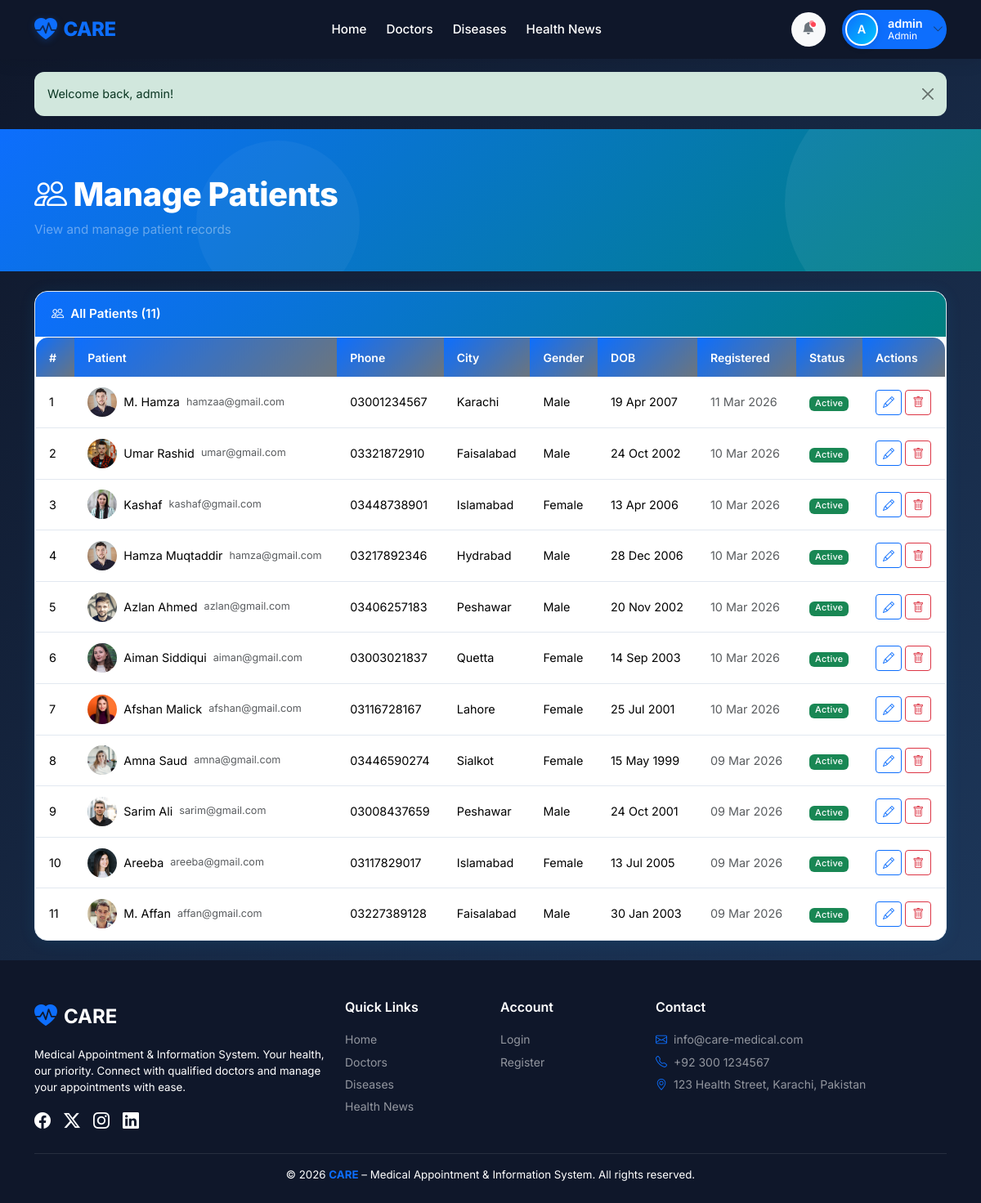
Screenshot of /admin/patients.php (signed in) with the database file from the repository.
### tables this page shows
CREATE TABLE `patients` (
  `id` int(11) NOT NULL,
  `user_id` int(11) NOT NULL,
  `full_name` varchar(100) NOT NULL,
  `phone` varchar(20) NOT NULL,
  `address` text NOT NULL,
  `city_id` int(11) NOT NULL,
  `profile_image` varchar(255) DEFAULT NULL,
  `date_of_birth` date DEFAULT NULL,
  `gender` enum('male','female','other') DEFAULT NULL,
  `created_at` timestamp NOT NULL DEFAULT current_timestamp()
);

CREATE TABLE `users` (
  `id` int(11) NOT NULL,
  `username` varchar(50) NOT NULL,
  `email` varchar(100) NOT NULL,
  `password` varchar(255) NOT NULL,
  `role` enum('admin','doctor','patient') NOT NULL,
  `status` enum('active','inactive') DEFAULT 'active',
  `created_at` timestamp NOT NULL DEFAULT current_timestamp(),
  `reset_token` varchar(255) DEFAULT NULL,
  `token_expiry` datetime DEFAULT NULL
);

CREATE TABLE `cities` (
  `id` int(11) NOT NULL,
  `city_name` varchar(100) NOT NULL,
  `status` enum('active','inactive') DEFAULT 'active',
  `created_at` timestamp NOT NULL DEFAULT current_timestamp()
);

### admin/patients.php (the view, shortened to what this page needs)
<?php
require_once '../config/db.php';
require_once '../includes/auth.php';
$patients = $conn->query("
    SELECT p.*, c.city_name, u.username, u.email, u.status AS user_status, p.profile_image
FROM patients p
JOIN cities c ON p.city_id = c.id
JOIN users  u ON p.user_id = u.id
ORDER BY p.created_at DESC
");
include '../includes/header.php';
?>
<div class="page-hero">
    <div class="container">
        <h1><i class="bi bi-people me-2 text-white"></i>Manage Patients</h1>
        <p class="mb-0 opacity-75 text-white-50">View and manage patient records</p>
    </div>
</div>
<div class="container py-4">
    <div class="care-card">
        <div class="card-header d-flex justify-content-between align-items-center">
            <span><i class="bi bi-people me-2"></i>All Patients (<?= $patients->num_rows ?>)</span>
        </div>
        <div class="card-body p-0">
            <div class="table-responsive">
                <table class="table care-table mb-0">
                    <thead>
                        <tr>
                            <th>#</th><th>Patient</th><th>Phone</th><th>City</th>
                            <th>Gender</th><th>DOB</th><th>Registered</th><th>Status</th><th>Actions</th>
                        </tr>
                    </thead>
                    <tbody>
                        <?php $i = 1; while ($p = $patients->fetch_assoc()): ?>
                        <tr>
                            <td><?= $i++ ?></td>
                            <td>
                                <div class="d-flex align-items-center gap-2">
                                    <?php if ($p['profile_image']): ?>
                                    <img src="../uploads/profiles/<?= e($p['profile_image']) ?>" style="width:36px;height:36px;border-radius:50%;object-fit:cover;">
                                    <?php else: ?>
                                    <div style="width:36px;height:36px;border-radius:50%;background:var(--care-blue-light);display:flex;align-items:center;justify-content:center;color:var(--care-primary);"><i class="bi bi-person"></i></div>
                                    <?php endif; ?>
                                <div class="fw-600"><?= e($p['full_name']) ?></div>
                                <small class="text-muted"><?= e($p['email']) ?></small>
                            </td>
                            <td><?= e($p['phone']) ?></td>
                            <td><?= e($p['city_name']) ?></td>
                            <td class="text-capitalize"><?= e($p['gender']) ?></td>
                            <td><?= $p['date_of_birth'] ? formatDate($p['date_of_birth']) : '-' ?></td>
                            <td class="small text-muted"><?= formatDate($p['created_at']) ?></td>
                            <td><?= statusBadge($p['user_status']) ?></td>
                            <td>
                                <button class="btn btn-outline-primary btn-sm edit-patient-btn"
                                        data-bs-toggle="modal"
                                        data-bs-target="#editPatientModal"
                                        data-id="<?= $p['id'] ?>"
                                        data-fullname="<?= e($p['full_name']) ?>"
                                        data-email="<?= e($p['email']) ?>"
                                        data-phone="<?= e($p['phone']) ?>"
                                        data-address="<?= e($p['address']) ?>"
                                        data-city="<?= $p['city_id'] ?>"
                                        data-gender="<?= e($p['gender']) ?>"
                                        data-dob="<?= e($p['date_of_birth']) ?>">
                                    <i class="bi bi-pencil"></i>
                                </button>
                                <form method="POST" class="d-inline">
                                    <button type="submit"
                                            class="btn btn-outline-danger btn-sm"
                                            data-confirm="Delete patient <?= e($p['full_name']) ?>?">
                                        <i class="bi bi-trash"></i>
                                    </button>
                                </form>
                            </td>
                        </tr>
                        <?php endwhile; ?>
                    </tbody>
                </table>
            </div>
        </div>
    </div>
</div>
<?php include '../includes/footer.php'; ?>

### includes/auth.php (shortened to what this page needs)
<?php
function e($string) {
    return htmlspecialchars($string ?? '', ENT_QUOTES, 'UTF-8');
}
function getFlash() {
    if (isset($_SESSION['flash'])) {
        $flash = $_SESSION['flash'];
        return $flash;
    }
    return null;
}
function showFlash() {
    $flash = getFlash();
    if ($flash) {
        $class = $flash['type'] === 'success' ? 'success' : ($flash['type'] === 'error' ? 'danger' : $flash['type']);
        echo '<div class="alert alert-' . $class . ' alert-dismissible fade show" role="alert">';
        if (is_array($flash['message'])) {
            echo '<ul class="mb-0' . (count($flash['message']) > 1 ? '' : ' list-unstyled') . '">';
            foreach ($flash['message'] as $msg) {
                echo '<li>' . e($msg) . '</li>';
            }
            echo '</ul>';
        } else {
            echo e($flash['message']);
        }
        echo '<button type="button" class="btn-close" data-bs-dismiss="alert"></button>';
        echo '</div>';
    }
}
function formatDate($date) {
    return date('d M Y', strtotime($date));
}
function statusBadge($status) {
    $colors = [
        'active'    => 'success',
        'inactive'  => 'secondary',
        'pending'   => 'warning',
        'approved'  => 'success',
        'cancelled' => 'danger',
        'completed' => 'primary',
        'available' => 'info',
        'booked'    => 'dark',
    ];
    $color = $colors[$status] ?? 'secondary';
    return '<span class="badge bg-' . $color . '">' . ucfirst($status) . '</span>';
}
?>

### assets/css/style.css (style rules this page uses)
:root { --care-primary: #0ea5e9; --care-secondary: #0284c7; --care-teal: #0d9488; --care-teal-light: #ccfbf1; --care-blue-light: #e0f2fe; --care-dark: #0f172a; --care-text: #1e293b; --care-muted: #6e748b; --care-border: #e2e8f0; --care-card-bg: #ffffff; --care-bg: #f0f9ff; --navbar-bg: #0f172a; --footer-bg: #0f172a; --shadow-sm: 0 1px 3px rgba(0, 0, 0, .08), 0 1px 2px rgba(0, 0, 0, .06); --shadow-md: 0 4px 6px -1px rgba(0, 0, 0, .1), 0 2px 4px -1px rgba(0, 0, 0, .06); --shadow-lg: 0 10px 15px -3px rgba(0, 0, 0, .1), 0 4px 6px -2px rgba(0, 0, 0, .05); --shadow-card: 0 2px 20px rgba(14, 165, 233, .10); --radius-sm: 0.5rem; --radius-md: 0.75rem; --radius-lg: 1rem; --radius-xl: 1.5rem; --transition: all 0.25s ease; }
*, *::before, *::after { box-sizing: border-box; }
html { scroll-behavior: smooth; }
body { font-family: 'Inter', system-ui, -apple-system, sans-serif; background: linear-gradient(135deg, #0f172a 0%, #1e3a5f 100%); color: var(--care-text); min-height: 100vh; display: flex; flex-direction: column; font-size: 0.95rem; }
.care-card { background: var(--care-card-bg); border: 1px solid var(--care-border); border-radius: var(--radius-lg); box-shadow: var(--shadow-card); transition: var(--transition); overflow: hidden; }
.care-card .card-header { background: linear-gradient(135deg, var(--care-primary), var(--care-teal)); color: #fff; border: none; font-weight: 600; padding: 1rem 1.25rem; transition: var(--transition); }
.care-table { border-radius: var(--radius-lg); overflow: hidden; box-shadow: var(--shadow-card); border: 1px solid var(--care-border); }
.care-table thead th { background: linear-gradient(135deg, var(--care-primary), var(--care-secondary)); color: #fff; font-weight: 600; border: none; padding: 0.85rem 1rem; font-size: 0.875rem; }
.care-table tbody tr { transition: var(--transition); border-color: var(--care-border); }
.care-table td { padding: 0.8rem 1rem; vertical-align: middle; font-size: 0.9rem; position: relative; z-index: 1; }
.page-hero { background: linear-gradient(135deg, var(--care-primary), var(--care-teal)); color: #fff; padding: 3.5rem 0 2.5rem; position: relative; overflow: hidden; }
.page-hero::before { content: ''; position: absolute; top: -60px; right: -60px; width: 300px; height: 300px; border-radius: 50%; background: rgba(255, 255, 255, .06); }
.page-hero::after { content: ''; position: absolute; bottom: -40px; left: 20%; width: 200px; height: 200px; border-radius: 50%; background: rgba(255, 255, 255, .04); }
.page-hero .container { position: relative; z-index: 1; }
.page-hero h1 { font-weight: 800; letter-spacing: -0.5px; }
.alert { border-radius: var(--radius-md); border: none; font-size: 0.9rem; }
.badge { font-weight: 500; letter-spacing: 0.3px; }

### assets/css/header.css (style rules this page uses)
:root { --care-primary: #0d6efd; --care-primary-dark: #0a58ca; --care-secondary: #6c757d; --care-teal: #008080; --care-teal-light: #e0f2f2; --care-blue-light: #f0f7ff; --care-white: #ffffff; --care-dark: #212529; --navbar-bg: #0f172a; --care-gray-100: #f8f9fa; --care-gray-200: #e9ecef; --care-shadow: 0 4px 20px rgba(0, 0, 0, 0.08); --care-transition: all 0.3s cubic-bezier(0.4, 0, 0.2, 1); }

### rows the page displays
patients: profile_image (picture), full_name "M. Hamza", user.email "hamzaa@gmail.com", phone "03001234567", city.city_name "Karachi", gender "Male", date_of_birth "19 Apr 2007", created_at "11 Mar 2026", user.status "Active"
patients: profile_image (picture), full_name "Umar Rashid", user.email "umar@gmail.com", phone "03321872910", city.city_name "Faisalabad", gender "Male", date_of_birth "24 Oct 2002", created_at "10 Mar 2026", user.status "Active"
patients: profile_image (picture), full_name "Kashaf", user.email "kashaf@gmail.com", phone "03448738901", city.city_name "Islamabad", gender "Female", date_of_birth "13 Apr 2006", created_at "10 Mar 2026", user.status "Active"
patients: profile_image (picture), full_name "Hamza Muqtaddir", user.email "hamza@gmail.com", phone "03217892346", city.city_name "Hydrabad", gender "Male", date_of_birth "28 Dec 2006", created_at "10 Mar 2026", user.status "Active"
patients: profile_image (picture), full_name "Azlan Ahmed", user.email "azlan@gmail.com", phone "03406257183", city.city_name "Peshawar", gender "Male", date_of_birth "20 Nov 2002", created_at "10 Mar 2026", user.status "Active"
patients: profile_image (picture), full_name "Aiman Siddiqui", user.email "aiman@gmail.com", phone "03003021837", city.city_name "Quetta", gender "Female", date_of_birth "14 Sep 2003", created_at "10 Mar 2026", user.status "Active"
patients: profile_image (picture), full_name "Afshan Malick", user.email "afshan@gmail.com", phone "03116728167", city.city_name "Lahore", gender "Female", date_of_birth "25 Jul 2001", created_at "10 Mar 2026", user.status "Active"
patients: profile_image (picture), full_name "Amna Saud", user.email "amna@gmail.com", phone "03446590274", city.city_name "Sialkot", gender "Female", date_of_birth "15 May 1999", created_at "09 Mar 2026", user.status "Active"
patients: profile_image (picture), full_name "Sarim Ali", user.email "sarim@gmail.com", phone "03008437659", city.city_name "Peshawar", gender "Male", date_of_birth "24 Oct 2001", created_at "09 Mar 2026", user.status "Active"
patients: profile_image (picture), full_name "Areeba", user.email "areeba@gmail.com", phone "03117829017", city.city_name "Islamabad", gender "Female", date_of_birth "13 Jul 2005", created_at "09 Mar 2026", user.status "Active"
patients: profile_image (picture), full_name "M. Affan", user.email "affan@gmail.com", phone "03227389128", city.city_name "Faisalabad", gender "Male", date_of_birth "30 Jan 2003", created_at "09 Mar 2026", user.status "Active"

### other values shown
$initial "A"
$username "admin"
$role "Admin"
$flash['message'] "Welcome back, admin!"
$patients->num_rows "11"
